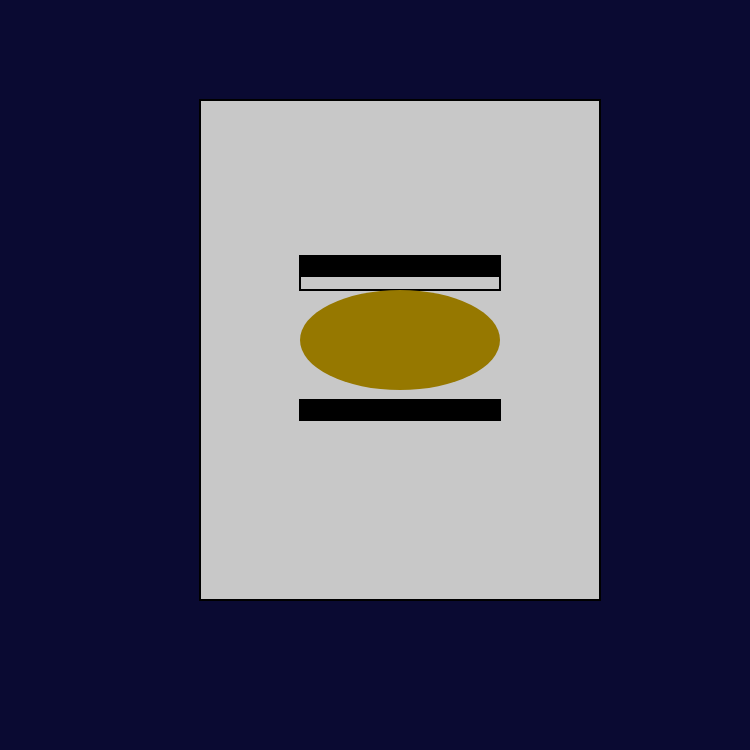
Frame 1 (no input)
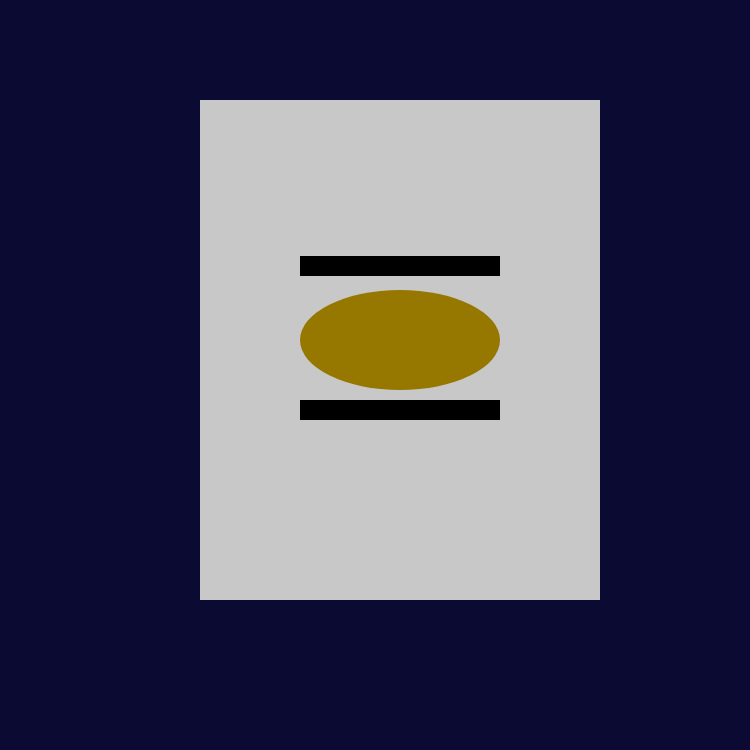
Frame 60 (no input)
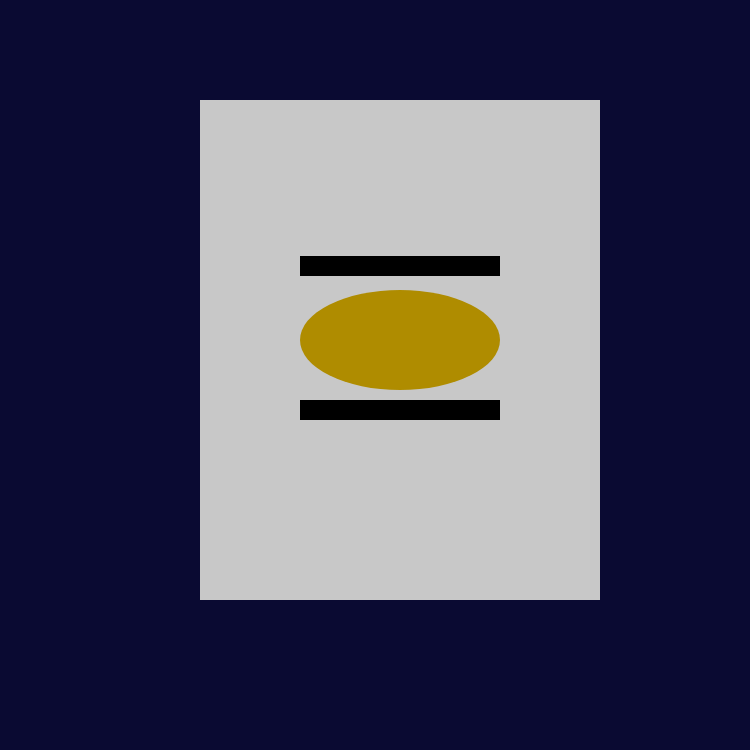
Frame 120 (the mouse pressed at the canvas centre since frame 60)

The p5.js sketch that drew these frames (run headless with seeded random() and noise() and a simulated clock; from frame 60 on, the mouse is pressed at the canvas centre):

// p5.js sketch
// ── sketch.js
/*
////////"lighting" pt 3////////
/////By. Gerardo Tolentino///
/////////////////////////////
//third Draft/////
//okay to move this project forward I wanted to add some change of light in the led//
//Main goal of this draft is to be able to have some sort of effect on the led panel//
//lets do brightness//
*/
//lets set some constants we can use throughout the whole code
let ledbrightness = 150; // Initial brightness of the LED panel
let x1 = 400;  //ellipse x1
let y1 = 340;   //ellipse y1
let rgb1 = 0, rgb2 = 0, rgb3 = 0; //setting the screen as black
let rgb4 = 0, rgb5 = 0, rgb6 = 0; //setting 2nd rectangle as black
//they are listed this way in order to keep organization and not take up to much space even though this is still to much space

function setup() {
  //we will only be exeprimenting on one stage for 2nd project
  createCanvas(750, 750);
  
}
function draw(){
  background(10, 10, 50);
  fill(200);
  strokeWeight(2);
  rect(200, 100, 400, 500);
  rect(x1 - 100, y1 - 70, 200, 20);

  //were gonna add an LED panel on top and below of ellipse
  fill(rgb1, rgb2, rgb3);
  rect(x1 - 100, y1 - 84, 200, 20);

  fill(rgb4, rgb5, rgb6);
  rect(x1 - 100, y1 + 60, 200, 20);

  //lets add some "LED" panels as circle in the lower center of each structure
  //Lets shade them in something bright like yellow aswell
  fill(ledbrightness, ledbrightness * 0.8, 0); 
  noStroke();
  //lets center out the ellipse
  ellipse(x1, y1, 200, 100);
  }
//lets begin mouse click process
function mousePressed() {
  //lets set the inital starting point of where the mouse click will take effect
  let d = dist(mouseX, mouseY, x1, y1);
  //next we must add an 'if' of <100 which sets a 100 pixel radius of our d
  if (d < 55) {
    //we increase brightness by 25
    ledbrightness += 25;
    //if brightness goes over 255 it will reset back to 100
  if (ledbrightness > 255) {
    ledbrightness = 100;
       }
    }
  }

  //okay now our goal is to make the led rectangles have a random color effect when the key "c" is pressed
  function keyPressed(){
    if (key === 'c' || key === 'C'){
      rgb1 = random(255);
      rgb2 = random(255);
      rgb3 = random(255);

      rgb4 = random(255);
      rgb5 = random(255);
      rgb6 = random(255);

      //now lets try to reset it back to black with a key press 'r' that means 
      //all rgb varibales must be back at '0' in order to turn back to black

    } else if (key === 'r'){
      rgb1 = 0, rgb2 = 0, rgb3 = 0;
      rgb4 = 0, rgb5 = 0, rgb6 = 0;
    }
  }
